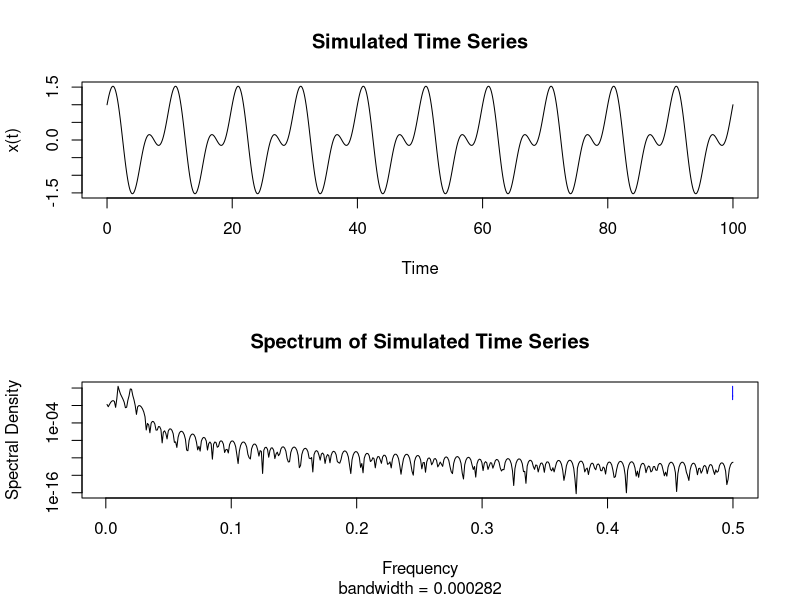
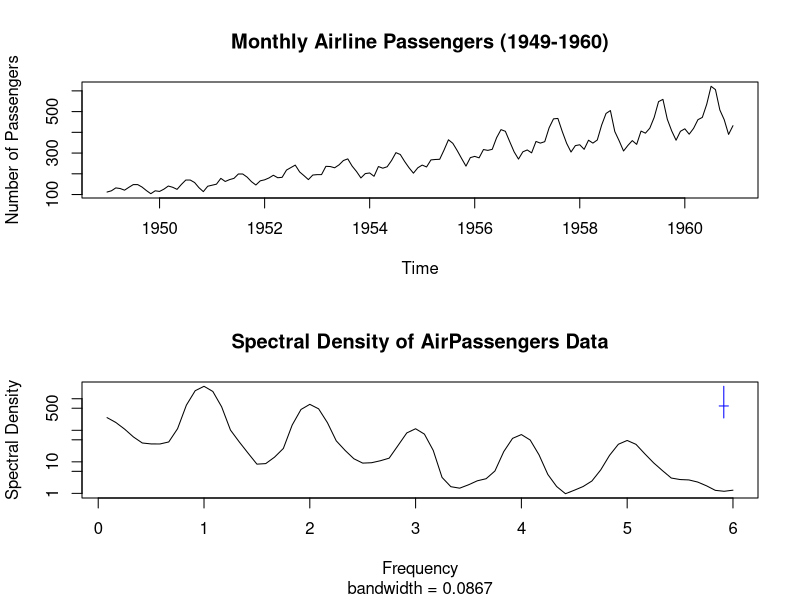

The R script that drew these images, in order:
##########################################################################################
# Spectral Analysis of Simulated Data and AirPassengers Dataset
##########################################################################################

# Set working directory to the folder where this script is saved (only works in RStudio)
if (requireNamespace("rstudioapi", quietly = TRUE)) {
  setwd(dirname(rstudioapi::getActiveDocumentContext()$path))
}

# Clear all objects from the workspace
rm(list = ls())

# Load necessary dataset
data("AirPassengers")

##########################################################################################
# 1. Simulate Time Series Data and Perform Spectral Analysis
##########################################################################################

# Define the time sequence
t <- seq(0, 100, by = 0.1)

# Generate time series data
x <- cos(2 * pi * t / 10) + 0.75 * sin(2 * pi * t / 5)

# Plot and save the simulated time series and its spectrum
png("simulated_timeseries_and_spectrum.png", width = 800, height = 600)
par(mfrow = c(2, 1))  # Set up 2 plots in 1 column
plot(t, x, type = 'l', main = "Simulated Time Series", xlab = "Time", ylab = "x(t)")
spectrum(x, main = "Spectrum of Simulated Time Series", xlab = "Frequency", ylab = "Spectral Density")
dev.off()

# Also display the plots
par(mfrow = c(2, 1))
plot(t, x, type = 'l', main = "Simulated Time Series", xlab = "Time", ylab = "x(t)")
spectrum(x, main = "Spectrum of Simulated Time Series", xlab = "Frequency", ylab = "Spectral Density")

##########################################################################################
# 2. Spectral Analysis of AirPassengers Dataset
##########################################################################################

# Plot and save the AirPassengers series and its spectrum
png("AirPassengers_timeseries_and_spectrum.png", width = 800, height = 600)
par(mfrow = c(2, 1))
plot(AirPassengers, 
     main = "Monthly Airline Passengers (1949-1960)", 
     ylab = "Number of Passengers", xlab = "Time")

# Spectral analysis with smoothing and detrending
ap_spectrum <- spectrum(AirPassengers, spans = c(3, 3), detrend = TRUE)
plot(ap_spectrum, 
     main = "Spectral Density of AirPassengers Data", 
     xlab = "Frequency", ylab = "Spectral Density")
dev.off()

# Also display the plots
par(mfrow = c(2, 1))
plot(AirPassengers, 
     main = "Monthly Airline Passengers (1949-1960)", 
     ylab = "Number of Passengers", xlab = "Time")

spectrum(AirPassengers, spans = c(3, 3), detrend = TRUE, 
         main = "Spectral Density of AirPassengers Data", 
         xlab = "Frequency", ylab = "Spectral Density")

##########################################################################################
# 3. Find the Frequency with the Highest Spectral Density
##########################################################################################

# Find the frequency corresponding to the highest spectral density
max_density_index <- which.max(ap_spectrum$spec)
highest_frequency <- ap_spectrum$freq[max_density_index]

# Print the highest frequency
cat("The highest frequency is:", highest_frequency, "\n")
